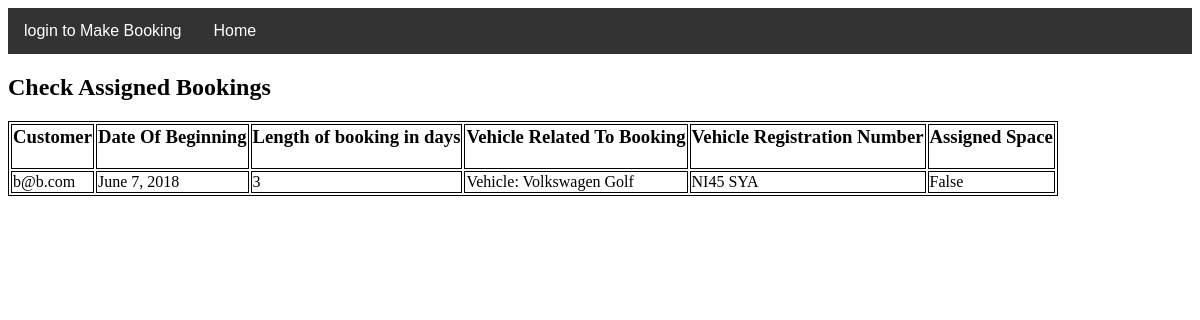
/ParkEasy/Staff/AssignedBookings, run on an earlier commit of the app's database.
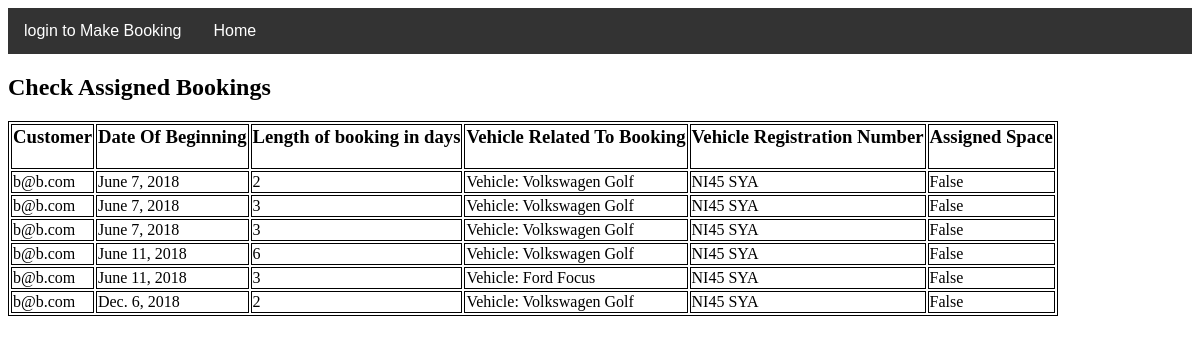
And on a later commit of the database.
### ParkEasy/models.py (models this page shows, shortened)
class Booking(models.Model):
    customer = models.ForeignKey(Customer, on_delete=models.CASCADE)
    prices = models.ForeignKey(Prices, on_delete=models.CASCADE, default=1)
    vehicle = models.ForeignKey(Vehicle, on_delete=models.CASCADE)
    departing = models.ForeignKey(Departing, on_delete=models.CASCADE)
    arriving = models.ForeignKey(Arriving, on_delete=models.CASCADE)
    vip = models.BooleanField(default=False)
    valet = models.BooleanField(default=False)
    booking_date = models.DateField(default=timezone.now)
    booking_length = models.IntegerField(default=0)
    checked_in = models.BooleanField(default=False)
    checked_out = models.BooleanField(default=False)
    date_created = models.DateField(default=timezone.now)
    assigned_space = models.BooleanField(default=False)
    refunded = models.BooleanField(default=False)

class Customer(AbstractUser):
    first_name = models.CharField(max_length=30, blank=False)
    last_name = models.CharField(max_length=150, blank=False)
    password = models.CharField(max_length=100, default="")
    email = models.EmailField(max_length=100, default="", unique=True)
    is_staff = models.BooleanField(
        default=False,
        help_text='Designates whether the user can log into this site.',
    )
    address_line1 = models.CharField(max_length=100)
    address_line2 = models.CharField(max_length=100)
    postcode_regex = RegexValidator(regex=r'([Gg][Ii][Rr] 0[Aa]{2})|((([A-Za-z][0-9]{1,2})|'
                                          r'(([A-Za-z][A-Ha-hJ-Yj-y][0-9]{1,2})|(([A-Za-z][0-9][A-Za-z])|([A-Za-z]'
                                          r'[A-Ha-hJ-Yj-y][0-9]?[A-Za-z]))))\s?[0-9][A-Za-z]{2})',
                                    message="postcode must be a valid uk postcode")
    postcode = models.CharField(max_length=16, validators=[postcode_regex])
    tel_no_regex = RegexValidator(regex=r'^\+?l?\d{9,15}$',
                                  message="Phone number must be entered in the format: '+999999999'. Up to 15 digits "
                                          "allowed.")
    tel_no = models.CharField(validators=[tel_no_regex], max_length=17)
    username = None
    USERNAME_FIELD = 'email'
    REQUIRED_FIELDS = []
    objects = UserManager()
    def get_username(self):
        return self.email

class Vehicle(models.Model):
    reg_no_regex = RegexValidator(regex=r'^[A-Z]{2}[0-9]{2} [A-Z]{3}$',
                                  message="Registration must be entered in the format: 'AB12 CDE'.",
                                  code='invalid_registration')
    reg_no = models.CharField(max_length=8, validators=[reg_no_regex])
    make = models.CharField(max_length=64)
    manufacturer = models.CharField(max_length=64)
    def __str__(self):
        return 'Vehicle: ' + self.manufacturer + ' ' + self.make

### ParkEasy/views.py (the view)
# urls.py: path('Staff/AssignedBookings', assigned_bookings, name="non-assigned-bookings"),
def assigned_bookings(request):
    query_results = Booking.objects.filter(assigned_space=False, refunded=False)
    context = {"query_results": query_results}
    return render(request, 'Staff/Spaces.html', context)

### ParkEasy/templatetags/has_group.py (called while the page is built)
@register.filter(name='has_group')
def has_group(user, group_name):
    group = Group.objects.get(name=group_name)
    return group in user.groups.all()

### templates/Staff/Spaces.html (shortened to what this page needs)
{% extends 'base.html' %}
{% load static %}
{% block content %}
  <h2>Check Assigned Bookings</h2>
  <p>
    <table>
        <tr>
            <th><h3>Customer</h3></th>
            <th><h3>Date Of Beginning</h3></th>
            <th><h3>Length of booking in days</h3></th>
            <th><h3>Vehicle Related To Booking</h3></th>
            <th><h3>Vehicle Registration Number</h3></th>
            <th><h3>Assigned Space</h3></th>
        </tr>
 {% for item in query_results %}
        <tr>
            <td>
                {{ item.customer }}
            </td>
            <td>
                {{ item.booking_date }}
            </td>
            <td>
                {{ item.booking_length }}
            </td>
            <td>
                {{ item.vehicle }}
            </td>
            <td>
                {{ item.vehicle.reg_no }}
            </td>
            <td>
                {{ item.assigned_space }}
            </td>
{% endfor %}
        </tr>
</table>
</p>
{% endblock %}

What changed in the data, as far as the page shows it:
now on this page (row edited): Booking: customer "b@b.com", booking_date "June 7, 2018", booking_length "2", vehicle "Vehicle: Volkswagen Golf", vehicle.reg_no "NI45 SYA", assigned_space "False"
now on this page (row edited): Booking: customer "b@b.com", booking_date "June 7, 2018", booking_length "3", vehicle "Vehicle: Volkswagen Golf", vehicle.reg_no "NI45 SYA", assigned_space "False"
added Booking: customer "b@b.com", booking_date "June 11, 2018", booking_length "6", vehicle "Vehicle: Volkswagen Golf", vehicle.reg_no "NI45 SYA", assigned_space "False"
added Booking: customer "b@b.com", booking_date "June 11, 2018", booking_length "3", vehicle "Vehicle: Ford Focus", vehicle.reg_no "NI45 SYA", assigned_space "False"
added Booking: customer "b@b.com", booking_date "Dec. 6, 2018", booking_length "2", vehicle "Vehicle: Volkswagen Golf", vehicle.reg_no "NI45 SYA", assigned_space "False"
